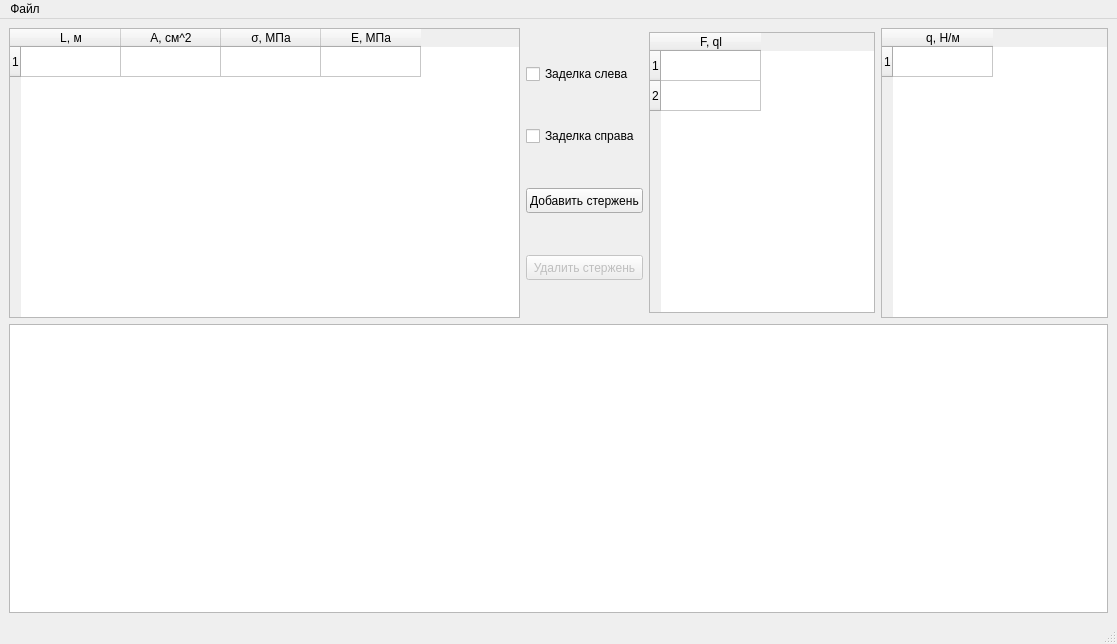
<?xml version="1.0" encoding="UTF-8"?>
<ui version="4.0">
 <class>MainWindow</class>
 <widget class="QMainWindow" name="MainWindow">
  <property name="geometry">
   <rect>
    <x>0</x>
    <y>0</y>
    <width>1117</width>
    <height>644</height>
   </rect>
  </property>
  <property name="windowTitle">
   <string>MainWindow</string>
  </property>
  <widget class="QWidget" name="centralwidget">
   <layout class="QVBoxLayout" name="verticalLayout_2">
    <item>
     <layout class="QHBoxLayout" name="horizontalLayout">
      <item>
       <widget class="QTableWidget" name="rodDataTable">
        <property name="minimumSize">
         <size>
          <width>511</width>
          <height>191</height>
         </size>
        </property>
        <row>
         <property name="text">
          <string>1</string>
         </property>
        </row>
        <column>
         <property name="text">
          <string>L, м</string>
         </property>
        </column>
        <column>
         <property name="text">
          <string>A, см^2</string>
         </property>
        </column>
        <column>
         <property name="text">
          <string>σ, МПа</string>
         </property>
        </column>
        <column>
         <property name="text">
          <string>E, МПа</string>
         </property>
        </column>
        <item row="0" column="0">
         <property name="text">
          <string/>
         </property>
         <property name="textAlignment">
          <set>AlignLeading|AlignVCenter</set>
         </property>
        </item>
        <item row="0" column="1">
         <property name="text">
          <string/>
         </property>
         <property name="textAlignment">
          <set>AlignLeading|AlignVCenter</set>
         </property>
        </item>
        <item row="0" column="2">
         <property name="text">
          <string/>
         </property>
         <property name="textAlignment">
          <set>AlignLeading|AlignVCenter</set>
         </property>
        </item>
        <item row="0" column="3">
         <property name="text">
          <string/>
         </property>
         <property name="textAlignment">
          <set>AlignLeading|AlignVCenter</set>
         </property>
        </item>
       </widget>
      </item>
      <item>
       <layout class="QVBoxLayout" name="verticalLayout">
        <item>
         <widget class="QCheckBox" name="leftTerm">
          <property name="text">
           <string>Заделка слева</string>
          </property>
         </widget>
        </item>
        <item>
         <widget class="QCheckBox" name="rightTerm">
          <property name="text">
           <string>Заделка справа</string>
          </property>
         </widget>
        </item>
        <item>
         <widget class="QPushButton" name="addRodButton">
          <property name="maximumSize">
           <size>
            <width>127</width>
            <height>25</height>
           </size>
          </property>
          <property name="text">
           <string>Добавить стержень</string>
          </property>
         </widget>
        </item>
        <item>
         <widget class="QPushButton" name="deleteRodButton">
          <property name="enabled">
           <bool>false</bool>
          </property>
          <property name="maximumSize">
           <size>
            <width>127</width>
            <height>25</height>
           </size>
          </property>
          <property name="text">
           <string>Удалить стержень</string>
          </property>
         </widget>
        </item>
       </layout>
      </item>
      <item>
       <widget class="QTableWidget" name="focusedForces">
        <property name="maximumSize">
         <size>
          <width>347</width>
          <height>281</height>
         </size>
        </property>
        <row>
         <property name="text">
          <string>1</string>
         </property>
        </row>
        <row>
         <property name="text">
          <string>2</string>
         </property>
        </row>
        <column>
         <property name="text">
          <string>F, ql</string>
         </property>
        </column>
        <item row="0" column="0">
         <property name="text">
          <string/>
         </property>
         <property name="textAlignment">
          <set>AlignLeading|AlignVCenter</set>
         </property>
        </item>
        <item row="1" column="0">
         <property name="text">
          <string/>
         </property>
         <property name="textAlignment">
          <set>AlignLeading|AlignVCenter</set>
         </property>
        </item>
       </widget>
      </item>
      <item>
       <widget class="QTableWidget" name="distributedForces">
        <row>
         <property name="text">
          <string>1</string>
         </property>
        </row>
        <column>
         <property name="text">
          <string>q, Н/м</string>
         </property>
        </column>
        <item row="0" column="0">
         <property name="text">
          <string/>
         </property>
         <property name="textAlignment">
          <set>AlignLeading|AlignVCenter</set>
         </property>
        </item>
       </widget>
      </item>
     </layout>
    </item>
    <item>
     <widget class="QGraphicsView" name="graphicsView"/>
    </item>
   </layout>
  </widget>
  <widget class="QMenuBar" name="menubar">
   <property name="geometry">
    <rect>
     <x>0</x>
     <y>0</y>
     <width>1117</width>
     <height>25</height>
    </rect>
   </property>
   <widget class="QMenu" name="menu">
    <property name="title">
     <string>Файл</string>
    </property>
    <addaction name="separator"/>
    <addaction name="newFile"/>
    <addaction name="separator"/>
    <addaction name="saveFile"/>
    <addaction name="separator"/>
    <addaction name="saveFileAs"/>
    <addaction name="separator"/>
    <addaction name="exit"/>
    <addaction name="separator"/>
   </widget>
   <addaction name="menu"/>
  </widget>
  <widget class="QStatusBar" name="statusbar"/>
  <action name="newFile">
   <property name="text">
    <string>Создать новый файл</string>
   </property>
  </action>
  <action name="saveFile">
   <property name="text">
    <string>Сохранить</string>
   </property>
  </action>
  <action name="saveFileAs">
   <property name="text">
    <string>Сохранить как</string>
   </property>
  </action>
  <action name="exit">
   <property name="text">
    <string>Выйти</string>
   </property>
  </action>
  <action name="action_14">
   <property name="text">
    <string>Добавить стержень</string>
   </property>
  </action>
  <action name="action_15">
   <property name="text">
    <string>Удалить выбранный стержень</string>
   </property>
  </action>
  <action name="action_16">
   <property name="text">
    <string>Удалить все стержни</string>
   </property>
  </action>
  <action name="action_17">
   <property name="text">
    <string>Добавить заделку слева</string>
   </property>
  </action>
  <action name="action_18">
   <property name="text">
    <string>Добавить заделку справа</string>
   </property>
  </action>
  <action name="action_19">
   <property name="text">
    <string>Удалить заделку слева</string>
   </property>
  </action>
  <action name="action_20">
   <property name="text">
    <string>Удалить заделку справа</string>
   </property>
  </action>
  <action name="action_21">
   <property name="text">
    <string>Удалить все заделки</string>
   </property>
  </action>
 </widget>
 <resources/>
 <connections/>
</ui>
